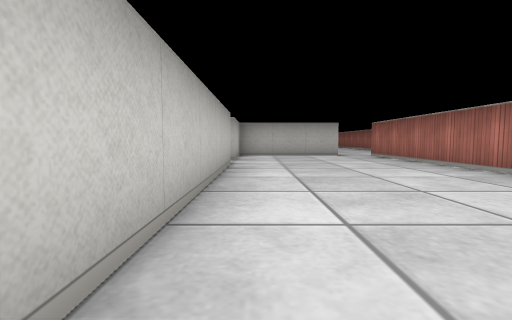
View 1 (above)

18 first-person views from a walk through a cub3D ray-caster map. The camera is about half as high as the walls, tilts 4° down and sees 85° across. The floor is counted in squares. Each view is taken from the middle of a square. On the plan, view 1 faces up. The plan holds only what a view shows up to about 9 squares ahead; the rest is blank.

View 2
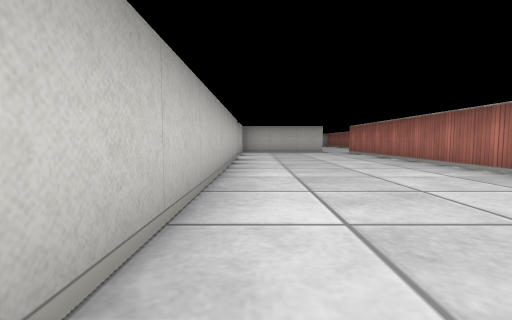

View 3
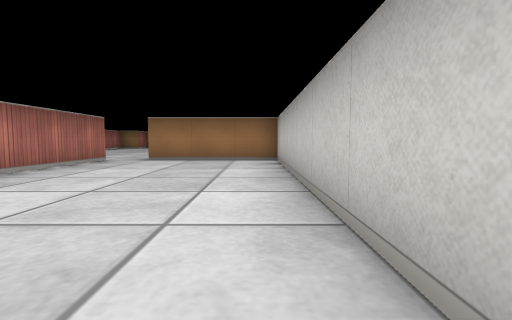

View 4
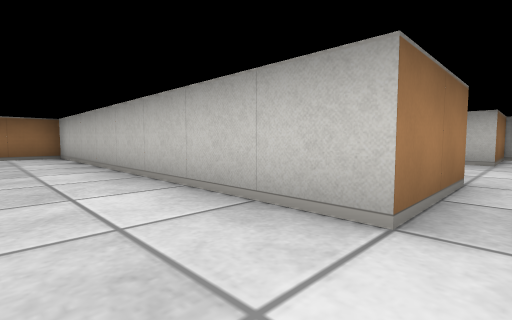

View 5
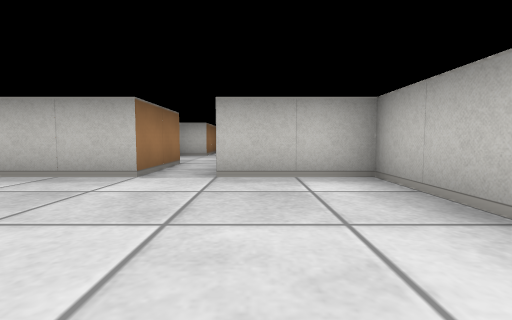

View 6
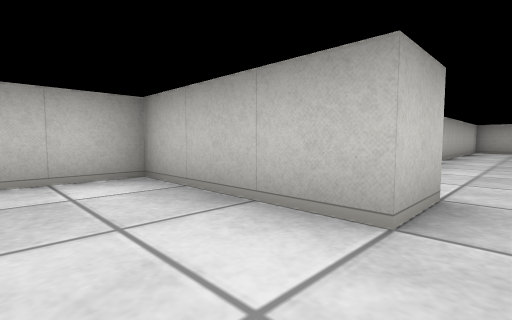

View 7
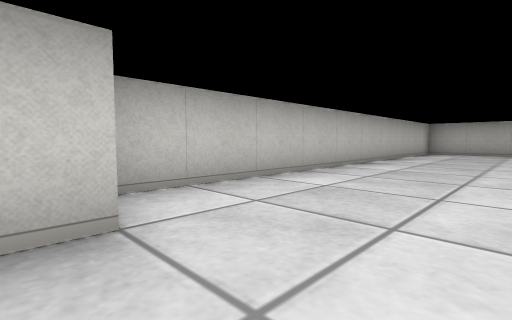

View 8
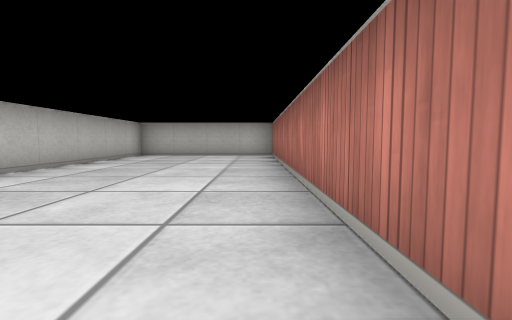

View 9
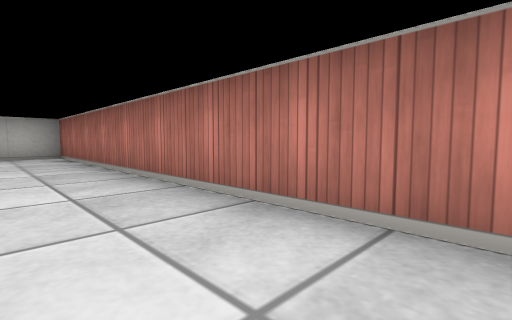

View 10
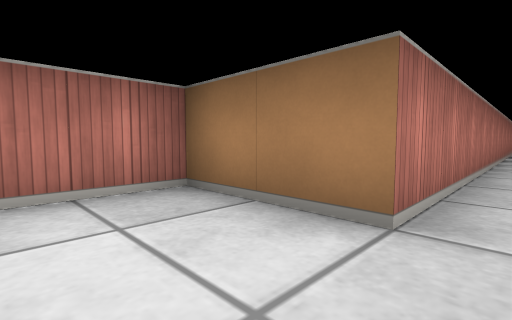

View 11
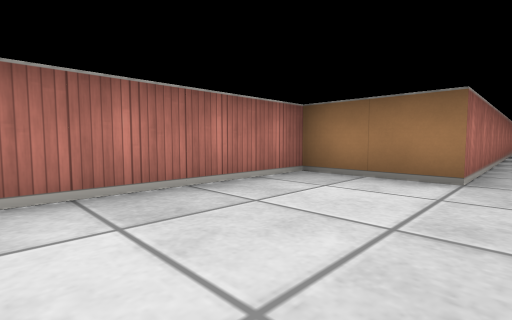

View 12
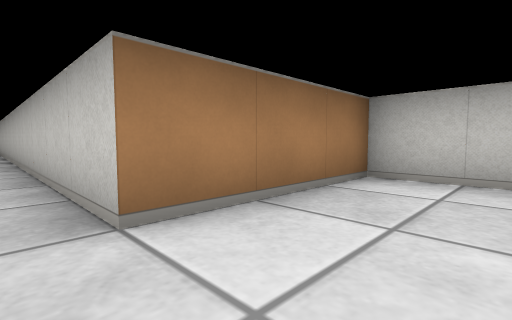

View 13
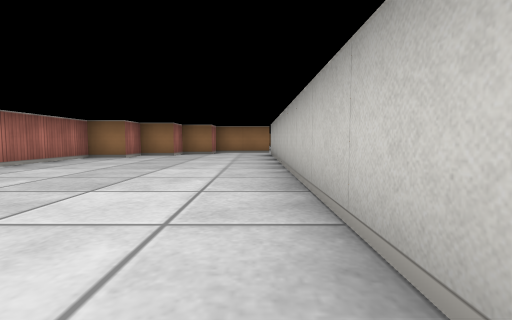

View 14
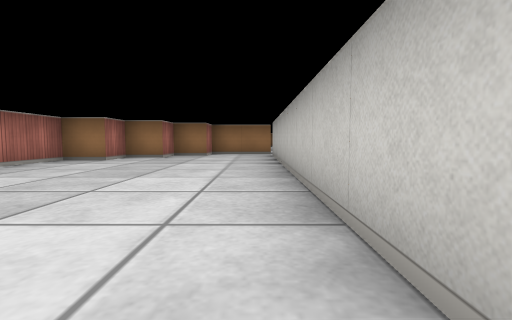

View 15
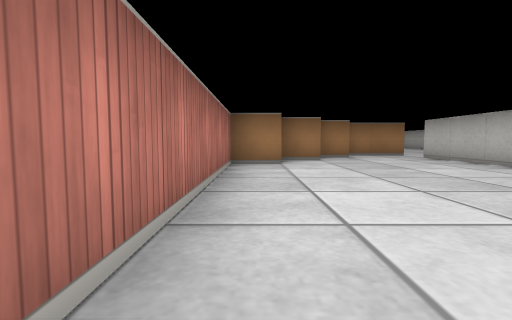

View 16
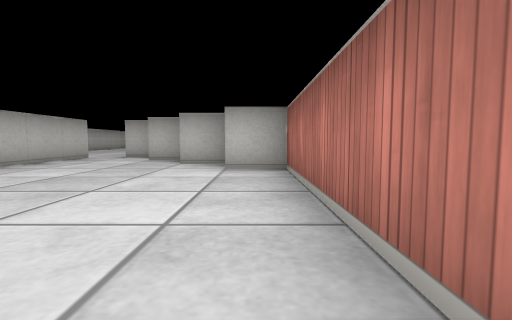

View 17
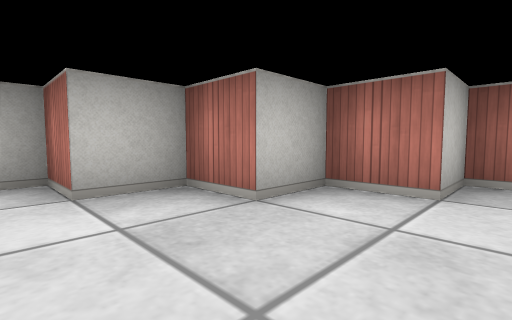

View 18
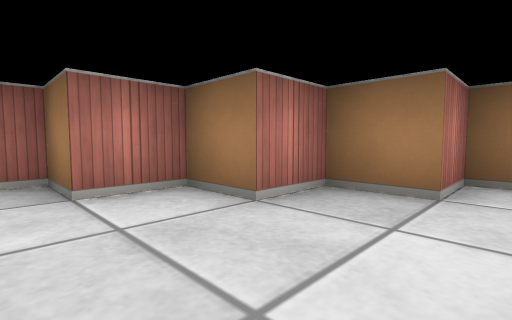

### Floor plan
Ten units are one square. View 1 is at (0, 0); x grows to the right and y downward. Boxes are objects, and circles mark ways between rooms. Rooms are numbered by the first view taken in them; rooms with no view inside come last. Other rooms are left out.
<svg viewBox="-31 -200 111 350">
<path fill="none" stroke="#000" d="M-26 -55 -5 -55 -5 25 25 25M25 -85 -5 -85 -5 -65M35 25 35 -85M25 -96 25 -85M35 -85 55 -85 55 -195 15 -195 15 -98M24 145 45 145 45 135 55 135 55 125 65 125 65 115 75 115 75 55 65 55 65 45 55 45 55 35 45 35 45 25 35 25M25 25 25 135"/>
<circle cx="30" cy="-90" r="3" fill="#2a7"/>
<circle cx="30" cy="30" r="3" fill="#2a7"/>
<text x="10" y="-30">1</text>
<text x="40" y="-140">2</text>
<text x="50" y="90">3</text>
</svg>
Room 1 opens to room 2. Room 1 opens to room 3.

Where each view was taken, in squares from view 1:
view 1: 0 up, 0 right, facing up
view 2: 2 down, 0 right, facing up
view 3: 4 up, 0 right, facing down
view 4: 6 up, 1 right, facing down-left
view 5: 7 up, 3 right, facing left
view 6: 7 up, 3 right, facing up-left
view 7: 9 up, 4 right, facing up-left
view 8: 11 up, 5 right, facing up
view 9: 11 up, 4 right, facing up-right
view 10: 10 up, 3 right, facing down-right
view 11: 12 up, 3 right, facing down-right
view 12: 1 down, 3 right, facing down-left
view 13: 4 down, 3 right, facing down
view 14: 5 down, 3 right, facing down
view 15: 6 down, 7 right, facing down
view 16: 10 down, 7 right, facing up
view 17: 6 down, 4 right, facing up-right
view 18: 11 down, 4 right, facing down-right
